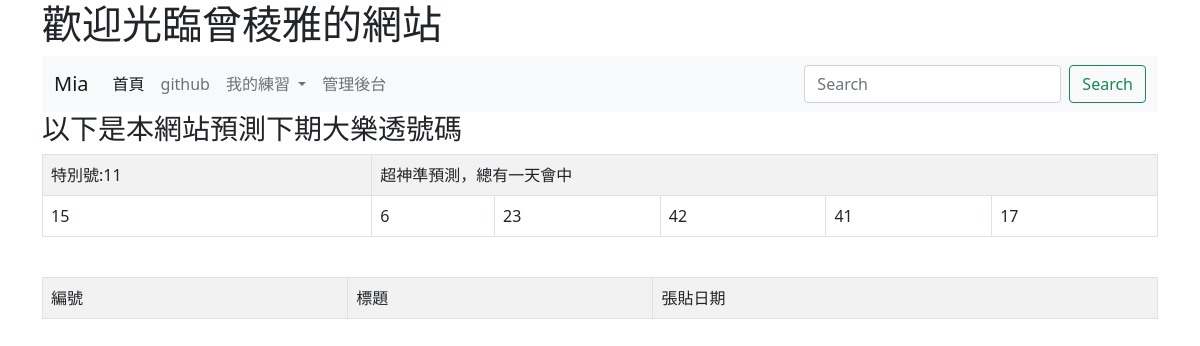
The app's page /, older data.
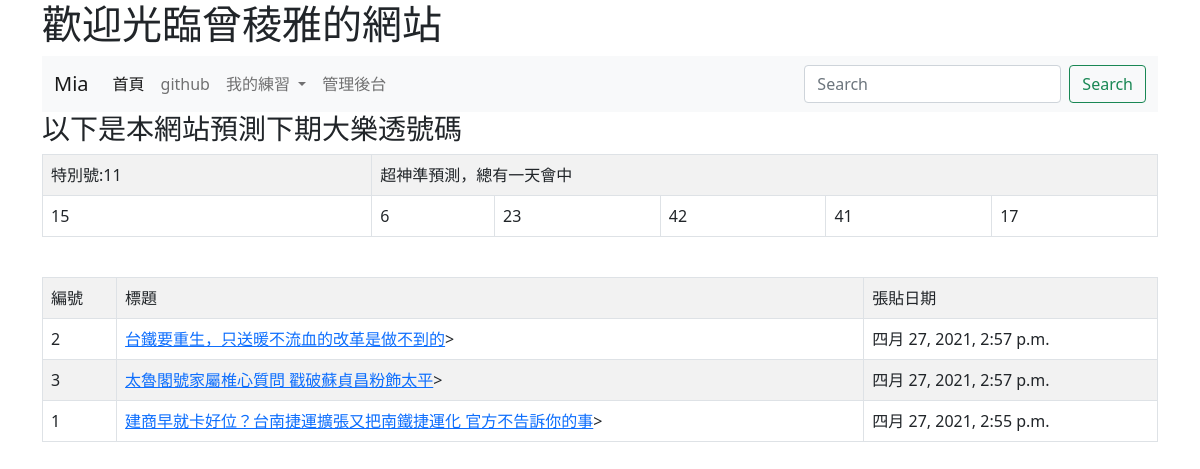
The same page, newer data.
### mysite/models.py (models this page shows, shortened)
class Post(models.Model):
    title = models.CharField(max_length=200)
    body = models.TextField()
    pub_date = models.DateTimeField(default=timezone.now)
    class Meta:
        ordering = ('-pub_date',)

### mysite/views.py (the view)
# urls.py: path('', index),
def index (request):
	posts = Post.objects.all()
	myname = "曾稜雅"
	data = [i for i in range(1,43)]
	random.shuffle(data)
	lotto_numbers = data[0:6]
	special_number = data[6]
	return render(request, 'index.html', locals())

### templates/index.html (shortened to what this page needs)
<!doctype html>
<html>
  <head>
    <link href="https://cdn.jsdelivr.net/npm/bootstrap@5.0.0-beta3/dist/css/bootstrap.min.css" rel="stylesheet">
  </head>
  <body>
  	<div class="container">
    <h1>歡迎光臨{{ myname }}的網站</h1>
    <nav class="navbar navbar-expand-lg navbar-light bg-light">
  <div class="container-fluid">
    <a class="navbar-brand" href="#">Mia</a>
    <div class="collapse navbar-collapse" id="navbarSupportedContent">
      <ul class="navbar-nav me-auto mb-2 mb-lg-0">
        <li class="nav-item">
          <a class="nav-link active" aria-current="page" href="/">首頁</a>
        </li>
        <li class="nav-item">
          <a class="nav-link" href="https://github.com/Mia8858/Mia">github</a>
        </li>
        <li class="nav-item dropdown">
          <a class="nav-link dropdown-toggle" href="#" id="navbarDropdown" role="button" data-bs-toggle="dropdown" aria-expanded="false">
            我的練習
          </a>
        </li>
        <li class="nav-item">
          <a class="nav-link" href="/admin/" tabindex="-1">管理後台</a>
        </li>
      </ul>
      <form class="d-flex">
        <input class="form-control me-2" type="search" placeholder="Search" aria-label="Search">
        <button class="btn btn-outline-success" type="submit">Search</button>
      </form>
    </div>
  </div>
</nav>
<h3>以下是本網站預測下期大樂透號碼</h3>
<table class='table table-striped table-bordered'>
  <tr><td>特別號:{{special_number}}</td><td colspan=6>超神準預測，總有一天會中</td></tr>
  <tr>
    {% for no in lotto_numbers%}
    <td>
      {{ no }}
    </td>
    {%endfor%}
  </tr>
</table>
<br>
<table class='table table-striped table-bordered'>
  <tr><td>編號</td><td>標題</td><td>張貼日期</td></tr>
{% for post in posts %}
  <tr>
    <td>{{ post.id }}</td>
    <td><a href="/show/{{ post.id }}/">{{ post.title }}</a>></td>
    <td>{{ post.pub_date }}</td>
  </tr>
{% endfor %}
  </div>
  </body>
</html>

Row changes from the older to the newer data that the page shows:
added Post: id "2", title "台鐵要重生，只送暖不流血的改革是做不到的", pub_date "四月 27, 2021, 2:57 p.m."
added Post: id "3", title "太魯閣號家屬椎心質問 戳破蘇貞昌粉飾太平", pub_date "四月 27, 2021, 2:57 p.m."
added Post: id "1", title "建商早就卡好位？台南捷運擴張又把南鐵捷運化 官方不告訴你的事", pub_date "四月 27, 2021, 2:55 p.m."
